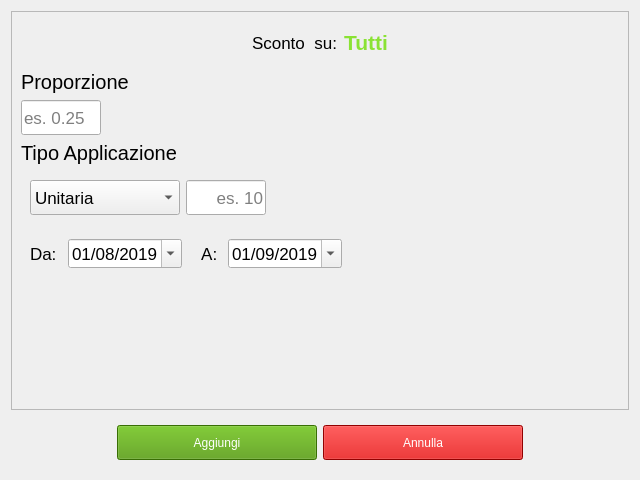
<?xml version="1.0" encoding="UTF-8"?>
<ui version="4.0">
 <class>NuovoSconto</class>
 <widget class="QWidget" name="NuovoSconto">
  <property name="geometry">
   <rect>
    <x>0</x>
    <y>0</y>
    <width>640</width>
    <height>480</height>
   </rect>
  </property>
  <property name="windowTitle">
   <string>Nuovo Sconto</string>
  </property>
  <layout class="QVBoxLayout" name="verticalLayout">
   <item>
    <widget class="QScrollArea" name="scrollArea">
     <property name="widgetResizable">
      <bool>true</bool>
     </property>
     <widget class="QWidget" name="scrollAreaWidgetContents">
      <property name="geometry">
       <rect>
        <x>0</x>
        <y>0</y>
        <width>620</width>
        <height>401</height>
       </rect>
      </property>
      <layout class="QVBoxLayout" name="verticalLayout_2">
       <item>
        <widget class="QWidget" name="widget" native="true">
         <property name="minimumSize">
          <size>
           <width>0</width>
           <height>40</height>
          </size>
         </property>
         <layout class="QHBoxLayout" name="horizontalLayout">
          <item>
           <spacer name="horizontalSpacer_4">
            <property name="orientation">
             <enum>Qt::Horizontal</enum>
            </property>
            <property name="sizeHint" stdset="0">
             <size>
              <width>40</width>
              <height>20</height>
             </size>
            </property>
           </spacer>
          </item>
          <item>
           <widget class="QLabel" name="label">
            <property name="font">
             <font>
              <pointsize>13</pointsize>
             </font>
            </property>
            <property name="text">
             <string>Sconto  su:</string>
            </property>
           </widget>
          </item>
          <item>
           <widget class="QLabel" name="prodotti">
            <property name="font">
             <font>
              <pointsize>16</pointsize>
              <weight>75</weight>
              <bold>true</bold>
             </font>
            </property>
            <property name="styleSheet">
             <string notr="true">color: rgb(138, 226, 52);</string>
            </property>
            <property name="text">
             <string>Tutti</string>
            </property>
           </widget>
          </item>
          <item>
           <spacer name="horizontalSpacer_3">
            <property name="orientation">
             <enum>Qt::Horizontal</enum>
            </property>
            <property name="sizeHint" stdset="0">
             <size>
              <width>40</width>
              <height>20</height>
             </size>
            </property>
           </spacer>
          </item>
         </layout>
        </widget>
       </item>
       <item>
        <widget class="QLabel" name="label_2">
         <property name="font">
          <font>
           <pointsize>15</pointsize>
          </font>
         </property>
         <property name="text">
          <string>Proporzione</string>
         </property>
        </widget>
       </item>
       <item>
        <widget class="QLineEdit" name="prop">
         <property name="minimumSize">
          <size>
           <width>0</width>
           <height>35</height>
          </size>
         </property>
         <property name="maximumSize">
          <size>
           <width>80</width>
           <height>16777215</height>
          </size>
         </property>
         <property name="font">
          <font>
           <pointsize>13</pointsize>
          </font>
         </property>
         <property name="text">
          <string/>
         </property>
         <property name="placeholderText">
          <string>es. 0.25</string>
         </property>
        </widget>
       </item>
       <item>
        <widget class="QLabel" name="label_3">
         <property name="font">
          <font>
           <pointsize>15</pointsize>
          </font>
         </property>
         <property name="text">
          <string>Tipo Applicazione</string>
         </property>
        </widget>
       </item>
       <item>
        <widget class="QWidget" name="widget_2" native="true">
         <layout class="QHBoxLayout" name="horizontalLayout_3">
          <item>
           <widget class="QComboBox" name="tipoapp">
            <property name="minimumSize">
             <size>
              <width>150</width>
              <height>35</height>
             </size>
            </property>
            <property name="maximumSize">
             <size>
              <width>150</width>
              <height>16777215</height>
             </size>
            </property>
            <property name="font">
             <font>
              <pointsize>13</pointsize>
             </font>
            </property>
            <item>
             <property name="text">
              <string>Unitaria</string>
             </property>
            </item>
            <item>
             <property name="text">
              <string>Su quantita' minima</string>
             </property>
            </item>
           </widget>
          </item>
          <item>
           <widget class="QLineEdit" name="qtamin">
            <property name="minimumSize">
             <size>
              <width>0</width>
              <height>35</height>
             </size>
            </property>
            <property name="maximumSize">
             <size>
              <width>80</width>
              <height>16777215</height>
             </size>
            </property>
            <property name="font">
             <font>
              <pointsize>13</pointsize>
             </font>
            </property>
            <property name="text">
             <string/>
            </property>
            <property name="alignment">
             <set>Qt::AlignRight|Qt::AlignTrailing|Qt::AlignVCenter</set>
            </property>
            <property name="placeholderText">
             <string>es. 10</string>
            </property>
           </widget>
          </item>
          <item>
           <spacer name="horizontalSpacer_2">
            <property name="orientation">
             <enum>Qt::Horizontal</enum>
            </property>
            <property name="sizeHint" stdset="0">
             <size>
              <width>40</width>
              <height>20</height>
             </size>
            </property>
           </spacer>
          </item>
         </layout>
        </widget>
       </item>
       <item>
        <widget class="QWidget" name="widget_3" native="true">
         <layout class="QHBoxLayout" name="horizontalLayout_2">
          <item>
           <widget class="QLabel" name="label_4">
            <property name="font">
             <font>
              <pointsize>13</pointsize>
             </font>
            </property>
            <property name="text">
             <string>Da: </string>
            </property>
           </widget>
          </item>
          <item>
           <widget class="QDateEdit" name="validfrom">
            <property name="font">
             <font>
              <pointsize>13</pointsize>
             </font>
            </property>
            <property name="dateTime">
             <datetime>
              <hour>0</hour>
              <minute>0</minute>
              <second>0</second>
              <year>2019</year>
              <month>8</month>
              <day>1</day>
             </datetime>
            </property>
            <property name="displayFormat">
             <string>dd/MM/yyyy</string>
            </property>
            <property name="calendarPopup">
             <bool>true</bool>
            </property>
           </widget>
          </item>
          <item>
           <widget class="QLabel" name="label_5">
            <property name="font">
             <font>
              <pointsize>13</pointsize>
             </font>
            </property>
            <property name="text">
             <string>   A: </string>
            </property>
           </widget>
          </item>
          <item>
           <widget class="QDateEdit" name="validto">
            <property name="font">
             <font>
              <pointsize>13</pointsize>
             </font>
            </property>
            <property name="dateTime">
             <datetime>
              <hour>0</hour>
              <minute>0</minute>
              <second>0</second>
              <year>2019</year>
              <month>9</month>
              <day>1</day>
             </datetime>
            </property>
            <property name="displayFormat">
             <string>dd/MM/yyyy</string>
            </property>
            <property name="calendarPopup">
             <bool>true</bool>
            </property>
           </widget>
          </item>
          <item>
           <spacer name="horizontalSpacer">
            <property name="orientation">
             <enum>Qt::Horizontal</enum>
            </property>
            <property name="sizeHint" stdset="0">
             <size>
              <width>40</width>
              <height>20</height>
             </size>
            </property>
           </spacer>
          </item>
         </layout>
        </widget>
       </item>
       <item>
        <spacer name="verticalSpacer">
         <property name="orientation">
          <enum>Qt::Vertical</enum>
         </property>
         <property name="sizeHint" stdset="0">
          <size>
           <width>20</width>
           <height>40</height>
          </size>
         </property>
        </spacer>
       </item>
      </layout>
     </widget>
    </widget>
   </item>
   <item>
    <widget class="QWidget" name="widget_4" native="true">
     <layout class="QHBoxLayout" name="horizontalLayout_4">
      <item>
       <spacer name="horizontalSpacer_5">
        <property name="orientation">
         <enum>Qt::Horizontal</enum>
        </property>
        <property name="sizeHint" stdset="0">
         <size>
          <width>40</width>
          <height>20</height>
         </size>
        </property>
       </spacer>
      </item>
      <item>
       <widget class="QPushButton" name="aggbtn">
        <property name="minimumSize">
         <size>
          <width>200</width>
          <height>35</height>
         </size>
        </property>
        <property name="styleSheet">
         <string notr="true">background-color: rgb(78, 154, 6);
color: rgb(255, 255, 255);</string>
        </property>
        <property name="text">
         <string>Aggiungi</string>
        </property>
       </widget>
      </item>
      <item>
       <widget class="QPushButton" name="cancel">
        <property name="minimumSize">
         <size>
          <width>200</width>
          <height>35</height>
         </size>
        </property>
        <property name="styleSheet">
         <string notr="true">background-color: rgb(204, 0, 0);
color: rgb(255, 255, 255);</string>
        </property>
        <property name="text">
         <string>Annulla</string>
        </property>
       </widget>
      </item>
      <item>
       <spacer name="horizontalSpacer_6">
        <property name="orientation">
         <enum>Qt::Horizontal</enum>
        </property>
        <property name="sizeHint" stdset="0">
         <size>
          <width>40</width>
          <height>20</height>
         </size>
        </property>
       </spacer>
      </item>
     </layout>
    </widget>
   </item>
  </layout>
 </widget>
 <resources/>
 <connections/>
</ui>
